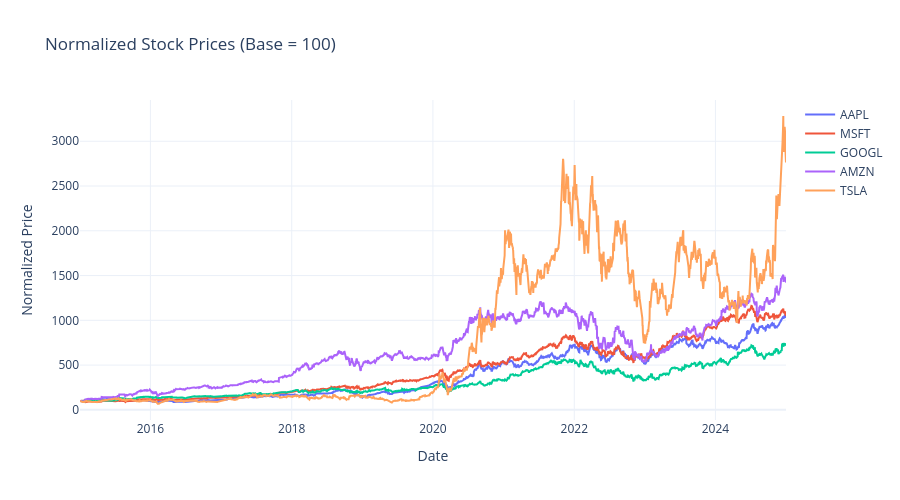

Here is the notebook cell this chart was saved with:
### Markdown cell above
### 1.5.5 Normalized Price Comparison

To compare stocks on a common scale, we normalize all prices to start at 100 on the first date, showing relative growth.

### Code cell
# Normalized prices (base = 100)
normalized = close_prices.div(close_prices.iloc[0]).mul(100)

fig = go.Figure()
for ticker in TICKERS:
    fig.add_trace(go.Scatter(
        x=normalized.index,
        y=normalized[ticker],
        mode='lines',
        name=ticker
    ))

fig.update_layout(
    title='Normalized Stock Prices (Base = 100)',
    xaxis_title='Date',
    yaxis_title='Normalized Price',
    template='plotly_white',
    height=500
)
fig.show()

### Figure 1 — Plotly figure (JSON) as saved in the notebook; plotly's stock layout.template omitted (floating-point values rounded to 4 significant figures; data arrays with more than 128 entries replaced by an {"elided": "..."} marker saying what was removed)
{"data": [{"mode": "lines", "name": "AAPL", "type": "scatter", "x": {"elided": "2516 str values"}, "y": {"elided": "2516 float values"}}, {"mode": "lines", "name": "MSFT", "type": "scatter", "x": {"elided": "2516 str values"}, "y": {"elided": "2516 float values"}}, {"mode": "lines", "name": "GOOGL", "type": "scatter", "x": {"elided": "2516 str values"}, "y": {"elided": "2516 float values"}}, {"mode": "lines", "name": "AMZN", "type": "scatter", "x": {"elided": "2516 str values"}, "y": {"elided": "2516 float values"}}, {"mode": "lines", "name": "TSLA", "type": "scatter", "x": {"elided": "2516 str values"}, "y": {"elided": "2516 float values"}}], "layout": {"height": 500, "title": {"text": "Normalized Stock Prices (Base = 100)"}, "xaxis": {"title": {"text": "Date"}}, "yaxis": {"title": {"text": "Normalized Price"}}}}
